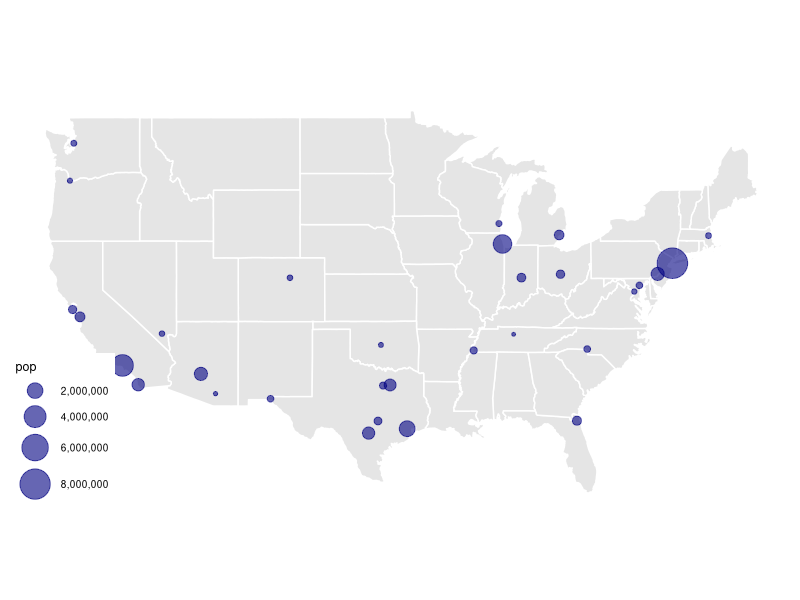

This chart was generated by the following R code:
## ---- chunk 1
library(tidyverse)
library(maps)
library(mapproj)
library(ggthemes)
## ---- chunk 2
#| echo: false
states <- map_data("state")
## ---- chunk 3
data(us.cities)

big_cities <- us.cities |>
  filter(!country.etc %in% c("AK", "HI"), pop > 500000)
## ---- chunk 4
ggplot(states) +
  geom_map(aes(map_id = region), map = states, color = "white", fill = "gray90") +
  geom_point(data = big_cities, aes(x = long, y = lat, size = pop), color = "navyblue", alpha = 0.6) +
  scale_size(range = c(1, 10), labels = scales::comma) +
  expand_limits(x = states$long, y = states$lat) +
  coord_map() +
  theme_map()
## ---- chunk 5
# your turn
